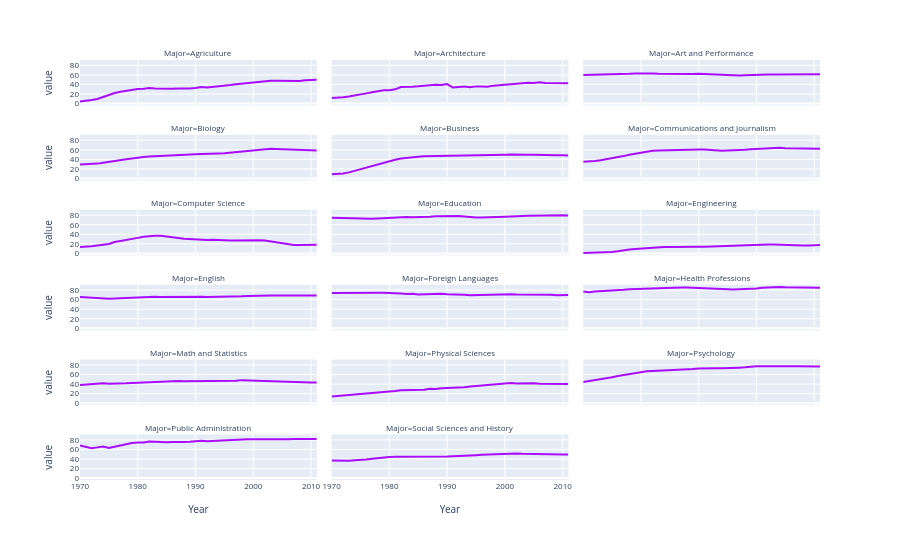

Notebook source saved alongside this figure:
### Code cell
# In plotly, reshaping the array

df_melt = degree_gender_ratio.melt(id_vars='Year', var_name="Major", value_name='value', value_vars=[x for x in degree_gender_ratio.columns[1:]])
fig=px.line(df_melt, x='Year', y='value',facet_col="Major",facet_col_wrap = 3, color_discrete_sequence=px.colors.qualitative.Alphabet)
fig.update_layout(
    font_size=8
)

### Figure 1 — Plotly figure (JSON) as saved in the notebook; plotly's stock layout.template omitted (floating-point values rounded to 4 significant figures)
{"data": [{"hovertemplate": "Major=Agriculture<br>Year=%{x}<br>value=%{y}<extra></extra>", "legendgroup": "", "line": {"color": "#AA0DFE", "dash": "solid"}, "marker": {"symbol": "circle"}, "mode": "lines", "name": "", "orientation": "v", "showlegend": false, "type": "scatter", "x": [1970, 1971, 1972, 1973, 1974, 1975, 1976, 1977, 1978, 1979, 1980, 1981, 1982, 1983, 1984, 1985, 1986, 1987, 1988, 1989, 1990, 1991, 1992, 1993, 1994, 1995, 1996, 1997, 1998, 1999, 2000, 2001, 2002, 2003, 2004, 2005, 2006, 2007, 2008, 2009, 2010, 2011], "xaxis": "x16", "y": [4.23, 5.453, 7.421, 9.654, 14.07, 18.33, 22.25, 24.64, 27.15, 29.63, 30.76, 31.32, 32.64, 31.64, 31.09, 31.38, 31.2, 31.49, 31.09, 31.61, 32.7, 34.71, 33.93, 34.95, 36.03, 36.84, 38.97, 40.69, 41.91, 42.89, 45.06, 45.87, 47.13, 47.94, 47.89, 47.67, 46.79, 47.61, 47.57, 48.67, 48.73, 50.04], "yaxis": "y16"}, {"hovertemplate": "Major=Architecture<br>Year=%{x}<br>value=%{y}<extra></extra>", "legendgroup": "", "line": {"color": "#AA0DFE", "dash": "solid"}, "marker": {"symbol": "circle"}, "mode": "lines", "name": "", "orientation": "v", "showlegend": false, "type": "scatter", "x": [1970, 1971, 1972, 1973, 1974, 1975, 1976, 1977, 1978, 1979, 1980, 1981, 1982, 1983, 1984, 1985, 1986, 1987, 1988, 1989, 1990, 1991, 1992, 1993, 1994, 1995, 1996, 1997, 1998, 1999, 2000, 2001, 2002, 2003, 2004, 2005, 2006, 2007, 2008, 2009, 2010, 2011], "xaxis": "x17", "y": [11.92, 12.0, 13.21, 14.79, 17.44, 19.13, 21.39, 23.74, 25.85, 27.77, 28.08, 29.84, 34.82, 35.83, 35.45, 36.13, 37.24, 38.73, 39.4, 39.1, 40.82, 33.68, 35.2, 35.78, 34.43, 36.06, 35.93, 35.1, 37.6, 38.63, 40.02, 40.69, 41.13, 42.76, 43.47, 43.1, 44.5, 43.1, 42.71, 43.35, 42.07, 42.77], "yaxis": "y17"}, {"hovertemplate": "Major=Art and Performance<br>Year=%{x}<br>value=%{y}<extra></extra>", "legendgroup": "", "line": {"color": "#AA0DFE", "dash": "solid"}, "marker": {"symbol": "circle"}, "mode": "lines", "name": "", "orientation": "v", "showlegend": false, "type": "scatter", "x": [1970, 1971, 1972, 1973, 1974, 1975, 1976, 1977, 1978, 1979, 1980, 1981, 1982, 1983, 1984, 1985, 1986, 1987, 1988, 1989, 1990, 1991, 1992, 1993, 1994, 1995, 1996, 1997, 1998, 1999, 2000, 2001, 2002, 2003, 2004, 2005, 2006, 2007, 2008, 2009, 2010, 2011], "xaxis": "x18", "y": [59.7, 59.9, 60.4, 60.2, 61.9, 60.9, 61.3, 62.0, 62.5, 63.2, 63.4, 63.3, 63.1, 62.4, 62.1, 61.8, 62.1, 61.7, 61.7, 62.0, 62.6, 62.1, 61.0, 60.2, 59.4, 59.2, 58.6, 58.7, 59.1, 59.2, 59.2, 59.4, 60.9, 61.1, 61.3, 61.4, 61.6, 61.4, 60.7, 61.0, 61.3, 61.2], "yaxis": "y18"}, {"hovertemplate": "Major=Biology<br>Year=%{x}<br>value=%{y}<extra></extra>", "legendgroup": "", "line": {"color": "#AA0DFE", "dash": "solid"}, "marker": {"symbol": "circle"}, "mode": "lines", "name": "", "orientation": "v", "showlegend": false, "type": "scatter", "x": [1970, 1971, 1972, 1973, 1974, 1975, 1976, 1977, 1978, 1979, 1980, 1981, 1982, 1983, 1984, 1985, 1986, 1987, 1988, 1989, 1990, 1991, 1992, 1993, 1994, 1995, 1996, 1997, 1998, 1999, 2000, 2001, 2002, 2003, 2004, 2005, 2006, 2007, 2008, 2009, 2010, 2011], "xaxis": "x13", "y": [29.09, 29.39, 29.81, 31.15, 33.0, 34.45, 36.07, 38.33, 40.11, 42.07, 44.0, 45.25, 45.97, 46.71, 47.67, 47.91, 48.3, 50.21, 50.1, 50.77, 50.82, 51.47, 51.35, 51.12, 52.25, 52.6, 53.79, 55.0, 56.35, 58.23, 59.39, 60.71, 61.9, 62.17, 61.91, 61.5, 60.17, 59.41, 59.31, 58.49, 59.01, 58.74], "yaxis": "y13"}, {"hovertemplate": "Major=Business<br>Year=%{x}<br>value=%{y}<extra></extra>", "legendgroup": "", "line": {"color": "#AA0DFE", "dash": "solid"}, "marker": {"symbol": "circle"}, "mode": "lines", "name": "", "orientation": "v", "showlegend": false, "type": "scatter", "x": [1970, 1971, 1972, 1973, 1974, 1975, 1976, 1977, 1978, 1979, 1980, 1981, 1982, 1983, 1984, 1985, 1986, 1987, 1988, 1989, 1990, 1991, 1992, 1993, 1994, 1995, 1996, 1997, 1998, 1999, 2000, 2001, 2002, 2003, 2004, 2005, 2006, 2007, 2008, 2009, 2010, 2011], "xaxis": "x14", "y": [9.064, 9.503, 10.56, 12.8, 16.2, 19.69, 23.43, 27.16, 30.53, 33.62, 36.77, 39.27, 41.95, 43.54, 45.12, 45.75, 46.53, 46.69, 46.76, 46.78, 47.2, 47.22, 47.22, 47.64, 47.98, 48.57, 48.65, 48.56, 49.26, 49.81, 49.8, 50.28, 50.55, 50.35, 49.95, 49.79, 49.21, 49.0, 48.89, 48.84, 48.76, 48.18], "yaxis": "y14"}, {"hovertemplate": "Major=Communications and Journalism<br>Year=%{x}<br>value=%{y}<extra></extra>", "legendgroup": "", "line": {"color": "#AA0DFE", "dash": "solid"}, "marker": {"symbol": "circle"}, "mode": "lines", "name": "", "orientation": "v", "showlegend": false, "type": "scatter", "x": [1970, 1971, 1972, 1973, 1974, 1975, 1976, 1977, 1978, 1979, 1980, 1981, 1982, 1983, 1984, 1985, 1986, 1987, 1988, 1989, 1990, 1991, 1992, 1993, 1994, 1995, 1996, 1997, 1998, 1999, 2000, 2001, 2002, 2003, 2004, 2005, 2006, 2007, 2008, 2009, 2010, 2011], "xaxis": "x15", "y": [35.3, 35.5, 36.6, 38.4, 40.5, 41.5, 44.3, 46.9, 49.9, 52.3, 54.7, 56.4, 58.0, 58.6, 59.1, 59.0, 60.0, 60.2, 60.4, 60.5, 60.8, 60.8, 59.7, 58.7, 58.1, 58.8, 58.7, 60.0, 60.0, 61.2, 61.9, 63.0, 63.7, 64.6, 64.2, 63.4, 63.0, 62.5, 62.4, 62.8, 62.5, 62.2], "yaxis": "y15"}, {"hovertemplate": "Major=Computer Science<br>Year=%{x}<br>value=%{y}<extra></extra>", "legendgroup": "", "line": {"color": "#AA0DFE", "dash": "solid"}, "marker": {"symbol": "circle"}, "mode": "lines", "name": "", "orientation": "v", "showlegend": false, "type": "scatter", "x": [1970, 1971, 1972, 1973, 1974, 1975, 1976, 1977, 1978, 1979, 1980, 1981, 1982, 1983, 1984, 1985, 1986, 1987, 1988, 1989, 1990, 1991, 1992, 1993, 1994, 1995, 1996, 1997, 1998, 1999, 2000, 2001, 2002, 2003, 2004, 2005, 2006, 2007, 2008, 2009, 2010, 2011], "xaxis": "x10", "y": [13.6, 13.6, 14.9, 16.4, 18.9, 19.8, 23.9, 25.7, 28.1, 30.2, 32.5, 34.8, 36.3, 37.1, 36.8, 35.7, 34.7, 32.4, 30.8, 29.9, 29.4, 28.7, 28.2, 28.5, 28.5, 27.5, 27.1, 26.8, 27.0, 28.1, 27.7, 27.6, 27.0, 25.1, 22.2, 20.6, 18.6, 17.6, 17.8, 18.1, 17.6, 18.2], "yaxis": "y10"}, {"hovertemplate": "Major=Education<br>Year=%{x}<br>value=%{y}<extra></extra>", "legendgroup": "", "line": {"color": "#AA0DFE", "dash": "solid"}, "marker": {"symbol": "circle"}, "mode": "lines", "name": "", "orientation": "v", "showlegend": false, "type": "scatter", "x": [1970, 1971, 1972, 1973, 1974, 1975, 1976, 1977, 1978, 1979, 1980, 1981, 1982, 1983, 1984, 1985, 1986, 1987, 1988, 1989, 1990, 1991, 1992, 1993, 1994, 1995, 1996, 1997, 1998, 1999, 2000, 2001, 2002, 2003, 2004, 2005, 2006, 2007, 2008, 2009, 2010, 2011], "xaxis": "x11", "y": [74.54, 74.15, 73.55, 73.5, 73.34, 72.8, 72.17, 72.46, 73.19, 73.82, 74.98, 75.85, 75.84, 75.95, 75.87, 75.92, 76.14, 76.96, 77.63, 78.11, 78.87, 78.99, 78.44, 77.27, 75.81, 75.13, 75.04, 75.16, 75.49, 75.84, 76.69, 77.38, 78.64, 78.54, 78.65, 79.07, 78.69, 78.72, 79.2, 79.53, 79.62, 79.43], "yaxis": "y11"}, {"hovertemplate": "Major=Engineering<br>Year=%{x}<br>value=%{y}<extra></extra>", "legendgroup": "", "line": {"color": "#AA0DFE", "dash": "solid"}, "marker": {"symbol": "circle"}, "mode": "lines", "name": "", "orientation": "v", "showlegend": false, "type": "scatter", "x": [1970, 1971, 1972, 1973, 1974, 1975, 1976, 1977, 1978, 1979, 1980, 1981, 1982, 1983, 1984, 1985, 1986, 1987, 1988, 1989, 1990, 1991, 1992, 1993, 1994, 1995, 1996, 1997, 1998, 1999, 2000, 2001, 2002, 2003, 2004, 2005, 2006, 2007, 2008, 2009, 2010, 2011], "xaxis": "x12", "y": [0.8, 1.0, 1.2, 1.6, 2.2, 3.2, 4.5, 6.8, 8.4, 9.4, 10.3, 11.6, 12.4, 13.1, 13.5, 13.5, 13.9, 14.0, 13.9, 14.1, 14.1, 14.0, 14.5, 14.9, 15.7, 16.2, 16.7, 17.0, 17.8, 18.6, 18.4, 19.0, 18.7, 18.8, 18.2, 17.9, 16.8, 16.8, 16.5, 16.8, 17.2, 17.5], "yaxis": "y12"}, {"hovertemplate": "Major=English<br>Year=%{x}<br>value=%{y}<extra></extra>", "legendgroup": "", "line": {"color": "#AA0DFE", "dash": "solid"}, "marker": {"symbol": "circle"}, "mode": "lines", "name": "", "orientation": "v", "showlegend": false, "type": "scatter", "x": [1970, 1971, 1972, 1973, 1974, 1975, 1976, 1977, 1978, 1979, 1980, 1981, 1982, 1983, 1984, 1985, 1986, 1987, 1988, 1989, 1990, 1991, 1992, 1993, 1994, 1995, 1996, 1997, 1998, 1999, 2000, 2001, 2002, 2003, 2004, 2005, 2006, 2007, 2008, 2009, 2010, 2011], "xaxis": "x7", "y": [65.57, 64.56, 63.66, 62.94, 62.41, 61.65, 62.15, 62.72, 63.62, 65.09, 65.28, 65.84, 65.85, 65.92, 65.75, 65.8, 65.98, 66.71, 67.14, 67.02, 66.92, 66.24, 65.62, 65.73, 65.64, 65.94, 66.44, 66.79, 67.26, 67.82, 68.37, 68.58, 68.83, 68.89, 68.45, 68.57, 68.3, 67.87, 67.59, 67.97, 67.93, 68.43], "yaxis": "y7"}, {"hovertemplate": "Major=Foreign Languages<br>Year=%{x}<br>value=%{y}<extra></extra>", "legendgroup": "", "line": {"color": "#AA0DFE", "dash": "solid"}, "marker": {"symbol": "circle"}, "mode": "lines", "name": "", "orientation": "v", "showlegend": false, "type": "scatter", "x": [1970, 1971, 1972, 1973, 1974, 1975, 1976, 1977, 1978, 1979, 1980, 1981, 1982, 1983, 1984, 1985, 1986, 1987, 1988, 1989, 1990, 1991, 1992, 1993, 1994, 1995, 1996, 1997, 1998, 1999, 2000, 2001, 2002, 2003, 2004, 2005, 2006, 2007, 2008, 2009, 2010, 2011], "xaxis": "x8", "y": [73.8, 73.9, 74.6, 74.9, 75.3, 75.0, 74.4, 74.3, 74.3, 74.2, 74.1, 73.9, 72.7, 71.8, 72.1, 70.8, 71.2, 72.0, 72.3, 72.4, 71.2, 71.1, 71.0, 70.0, 69.1, 69.6, 69.7, 70.0, 70.1, 70.9, 70.9, 71.2, 70.5, 70.6, 70.8, 69.9, 69.6, 70.2, 70.2, 69.3, 69.0, 69.5], "yaxis": "y8"}, {"hovertemplate": "Major=Health Professions<br>Year=%{x}<br>value=%{y}<extra></extra>", "legendgroup": "", "line": {"color": "#AA0DFE", "dash": "solid"}, "marker": {"symbol": "circle"}, "mode": "lines", "name": "", "orientation": "v", "showlegend": false, "type": "scatter", "x": [1970, 1971, 1972, 1973, 1974, 1975, 1976, 1977, 1978, 1979, 1980, 1981, 1982, 1983, 1984, 1985, 1986, 1987, 1988, 1989, 1990, 1991, 1992, 1993, 1994, 1995, 1996, 1997, 1998, 1999, 2000, 2001, 2002, 2003, 2004, 2005, 2006, 2007, 2008, 2009, 2010, 2011], "xaxis": "x9", "y": [77.1, 75.5, 76.9, 77.4, 77.9, 78.9, 79.2, 80.5, 81.9, 82.3, 83.5, 84.1, 84.4, 84.6, 85.1, 85.3, 85.7, 85.5, 85.2, 84.6, 83.9, 83.5, 83.0, 82.4, 81.8, 81.5, 81.3, 81.9, 82.1, 83.5, 83.5, 85.1, 85.8, 86.5, 86.5, 86.0, 85.9, 85.4, 85.2, 85.1, 85.0, 84.8], "yaxis": "y9"}, {"hovertemplate": "Major=Math and Statistics<br>Year=%{x}<br>value=%{y}<extra></extra>", "legendgroup": "", "line": {"color": "#AA0DFE", "dash": "solid"}, "marker": {"symbol": "circle"}, "mode": "lines", "name": "", "orientation": "v", "showlegend": false, "type": "scatter", "x": [1970, 1971, 1972, 1973, 1974, 1975, 1976, 1977, 1978, 1979, 1980, 1981, 1982, 1983, 1984, 1985, 1986, 1987, 1988, 1989, 1990, 1991, 1992, 1993, 1994, 1995, 1996, 1997, 1998, 1999, 2000, 2001, 2002, 2003, 2004, 2005, 2006, 2007, 2008, 2009, 2010, 2011], "xaxis": "x4", "y": [38.0, 39.0, 40.2, 40.9, 41.8, 40.7, 41.5, 41.1, 41.6, 42.3, 42.8, 43.2, 44.0, 44.3, 46.2, 46.5, 46.7, 46.5, 46.2, 46.2, 47.3, 47.0, 47.4, 46.4, 47.0, 46.1, 46.4, 47.0, 48.3, 47.8, 48.2, 47.0, 45.7, 46.0, 44.7, 45.1, 44.1, 44.1, 43.3, 43.3, 43.1, 43.1], "yaxis": "y4"}, {"hovertemplate": "Major=Physical Sciences<br>Year=%{x}<br>value=%{y}<extra></extra>", "legendgroup": "", "line": {"color": "#AA0DFE", "dash": "solid"}, "marker": {"symbol": "circle"}, "mode": "lines", "name": "", "orientation": "v", "showlegend": false, "type": "scatter", "x": [1970, 1971, 1972, 1973, 1974, 1975, 1976, 1977, 1978, 1979, 1980, 1981, 1982, 1983, 1984, 1985, 1986, 1987, 1988, 1989, 1990, 1991, 1992, 1993, 1994, 1995, 1996, 1997, 1998, 1999, 2000, 2001, 2002, 2003, 2004, 2005, 2006, 2007, 2008, 2009, 2010, 2011], "xaxis": "x5", "y": [13.8, 14.9, 14.8, 16.5, 18.2, 19.1, 20.0, 21.3, 22.5, 23.7, 24.6, 25.7, 27.3, 27.6, 28.0, 27.5, 28.4, 30.4, 29.7, 31.3, 31.6, 32.6, 32.6, 33.6, 34.8, 35.9, 37.3, 38.3, 39.7, 40.2, 41.0, 42.2, 41.1, 41.7, 42.1, 41.6, 40.8, 40.7, 40.7, 40.7, 40.2, 40.1], "yaxis": "y5"}, {"hovertemplate": "Major=Psychology<br>Year=%{x}<br>value=%{y}<extra></extra>", "legendgroup": "", "line": {"color": "#AA0DFE", "dash": "solid"}, "marker": {"symbol": "circle"}, "mode": "lines", "name": "", "orientation": "v", "showlegend": false, "type": "scatter", "x": [1970, 1971, 1972, 1973, 1974, 1975, 1976, 1977, 1978, 1979, 1980, 1981, 1982, 1983, 1984, 1985, 1986, 1987, 1988, 1989, 1990, 1991, 1992, 1993, 1994, 1995, 1996, 1997, 1998, 1999, 2000, 2001, 2002, 2003, 2004, 2005, 2006, 2007, 2008, 2009, 2010, 2011], "xaxis": "x6", "y": [44.4, 46.2, 47.6, 50.4, 52.6, 54.5, 56.9, 59.0, 61.3, 63.3, 65.1, 66.9, 67.5, 67.9, 68.2, 69.0, 69.0, 70.1, 70.9, 71.6, 72.6, 73.2, 73.2, 73.1, 72.9, 73.0, 73.9, 74.4, 75.1, 76.5, 77.5, 77.5, 77.7, 77.8, 77.8, 77.5, 77.4, 77.1, 77.2, 77.1, 77.0, 76.7], "yaxis": "y6"}, {"hovertemplate": "Major=Public Administration<br>Year=%{x}<br>value=%{y}<extra></extra>", "legendgroup": "", "line": {"color": "#AA0DFE", "dash": "solid"}, "marker": {"symbol": "circle"}, "mode": "lines", "name": "", "orientation": "v", "showlegend": false, "type": "scatter", "x": [1970, 1971, 1972, 1973, 1974, 1975, 1976, 1977, 1978, 1979, 1980, 1981, 1982, 1983, 1984, 1985, 1986, 1987, 1988, 1989, 1990, 1991, 1992, 1993, 1994, 1995, 1996, 1997, 1998, 1999, 2000, 2001, 2002, 2003, 2004, 2005, 2006, 2007, 2008, 2009, 2010, 2011], "xaxis": "x", "y": [68.4, 65.5, 62.6, 64.3, 66.1, 63.0, 65.6, 69.3, 71.5, 73.3, 74.6, 74.7, 76.8, 76.1, 75.9, 75.0, 75.7, 76.4, 75.6, 76.0, 77.6, 78.2, 77.3, 78.0, 78.8, 78.8, 79.8, 81.0, 81.3, 81.1, 81.1, 80.9, 81.3, 81.5, 80.7, 81.2, 81.2, 82.1, 81.7, 82.0, 81.7, 81.9], "yaxis": "y"}, {"hovertemplate": "Major=Social Sciences and History<br>Year=%{x}<br>value=%{y}<extra></extra>", "legendgroup": "", "line": {"color": "#AA0DFE", "dash": "solid"}, "marker": {"symbol": "circle"}, "mode": "lines", "name": "", "orientation": "v", "showlegend": false, "type": "scatter", "x": [1970, 1971, 1972, 1973, 1974, 1975, 1976, 1977, 1978, 1979, 1980, 1981, 1982, 1983, 1984, 1985, 1986, 1987, 1988, 1989, 1990, 1991, 1992, 1993, 1994, 1995, 1996, 1997, 1998, 1999, 2000, 2001, 2002, 2003, 2004, 2005, 2006, 2007, 2008, 2009, 2010, 2011], "xaxis": "x2", "y": [36.8, 36.2, 36.1, 36.4, 37.3, 37.7, 39.2, 40.5, 41.8, 43.6, 44.2, 44.6, 44.6, 44.1, 44.1, 43.8, 44.0, 43.9, 44.4, 44.2, 45.1, 45.5, 45.8, 46.1, 46.8, 47.9, 48.7, 49.2, 50.5, 51.2, 51.8, 51.7, 51.5, 50.9, 50.5, 50.0, 49.8, 49.3, 49.4, 49.4, 49.3, 49.2], "yaxis": "y2"}], "layout": {"annotations": [{"font": {}, "showarrow": false, "text": "Major=Public Administration", "x": 0.16, "xanchor": "center", "xref": "paper", "y": 0.1083, "yanchor": "bottom", "yref": "paper"}, {"font": {}, "showarrow": false, "text": "Major=Social Sciences and History", "x": 0.5, "xanchor": "center", "xref": "paper", "y": 0.1083, "yanchor": "bottom", "yref": "paper"}, {"font": {}, "showarrow": false, "text": "Major=Math and Statistics", "x": 0.16, "xanchor": "center", "xref": "paper", "y": 0.2867, "yanchor": "bottom", "yref": "paper"}, {"font": {}, "showarrow": false, "text": "Major=Physical Sciences", "x": 0.5, "xanchor": "center", "xref": "paper", "y": 0.2867, "yanchor": "bottom", "yref": "paper"}, {"font": {}, "showarrow": false, "text": "Major=Psychology", "x": 0.84, "xanchor": "center", "xref": "paper", "y": 0.2867, "yanchor": "bottom", "yref": "paper"}, {"font": {}, "showarrow": false, "text": "Major=English", "x": 0.16, "xanchor": "center", "xref": "paper", "y": 0.465, "yanchor": "bottom", "yref": "paper"}, {"font": {}, "showarrow": false, "text": "Major=Foreign Languages", "x": 0.5, "xanchor": "center", "xref": "paper", "y": 0.465, "yanchor": "bottom", "yref": "paper"}, {"font": {}, "showarrow": false, "text": "Major=Health Professions", "x": 0.84, "xanchor": "center", "xref": "paper", "y": 0.465, "yanchor": "bottom", "yref": "paper"}, {"font": {}, "showarrow": false, "text": "Major=Computer Science", "x": 0.16, "xanchor": "center", "xref": "paper", "y": 0.6433, "yanchor": "bottom", "yref": "paper"}, {"font": {}, "showarrow": false, "text": "Major=Education", "x": 0.5, "xanchor": "center", "xref": "paper", "y": 0.6433, "yanchor": "bottom", "yref": "paper"}, {"font": {}, "showarrow": false, "text": "Major=Engineering", "x": 0.84, "xanchor": "center", "xref": "paper", "y": 0.6433, "yanchor": "bottom", "yref": "paper"}, {"font": {}, "showarrow": false, "text": "Major=Biology", "x": 0.16, "xanchor": "center", "xref": "paper", "y": 0.8217, "yanchor": "bottom", "yref": "paper"}, {"font": {}, "showarrow": false, "text": "Major=Business", "x": 0.5, "xanchor": "center", "xref": "paper", "y": 0.8217, "yanchor": "bottom", "yref": "paper"}, {"font": {}, "showarrow": false, "text": "Major=Communications and Journalism", "x": 0.84, "xanchor": "center", "xref": "paper", "y": 0.8217, "yanchor": "bottom", "yref": "paper"}, {"font": {}, "showarrow": false, "text": "Major=Agriculture", "x": 0.16, "xanchor": "center", "xref": "paper", "y": 1.0, "yanchor": "bottom", "yref": "paper"}, {"font": {}, "showarrow": false, "text": "Major=Architecture", "x": 0.5, "xanchor": "center", "xref": "paper", "y": 1.0, "yanchor": "bottom", "yref": "paper"}, {"font": {}, "showarrow": false, "text": "Major=Art and Performance", "x": 0.84, "xanchor": "center", "xref": "paper", "y": 1.0, "yanchor": "bottom", "yref": "paper"}], "font": {"size": 8}, "legend": {"tracegroupgap": 0}, "margin": {"t": 60}, "xaxis": {"anchor": "y", "domain": [0, 0.32], "title": {"text": "Year"}}, "xaxis10": {"anchor": "y10", "domain": [0, 0.32], "matches": "x", "showticklabels": false}, "xaxis11": {"anchor": "y11", "domain": [0.34, 0.66], "matches": "x", "showticklabels": false}, "xaxis12": {"anchor": "y12", "domain": [0.68, 1.0], "matches": "x", "showticklabels": false}, "xaxis13": {"anchor": "y13", "domain": [0, 0.32], "matches": "x", "showticklabels": false}, "xaxis14": {"anchor": "y14", "domain": [0.34, 0.66], "matches": "x", "showticklabels": false}, "xaxis15": {"anchor": "y15", "domain": [0.68, 1.0], "matches": "x", "showticklabels": false}, "xaxis16": {"anchor": "y16", "domain": [0, 0.32], "matches": "x", "showticklabels": false}, "xaxis17": {"anchor": "y17", "domain": [0.34, 0.66], "matches": "x", "showticklabels": false}, "xaxis18": {"anchor": "y18", "domain": [0.68, 1.0], "matches": "x", "showticklabels": false}, "xaxis2": {"anchor": "y2", "domain": [0.34, 0.66], "matches": "x", "title": {"text": "Year"}}, "xaxis3": {"anchor": "y3", "domain": [0.68, 1.0], "matches": "x", "title": {"text": "Year"}}, "xaxis4": {"anchor": "y4", "domain": [0, 0.32], "matches": "x", "showticklabels": false}, "xaxis5": {"anchor": "y5", "domain": [0.34, 0.66], "matches": "x", "showticklabels": false}, "xaxis6": {"anchor": "y6", "domain": [0.68, 1.0], "matches": "x", "showticklabels": false}, "xaxis7": {"anchor": "y7", "domain": [0, 0.32], "matches": "x", "showticklabels": false}, "xaxis8": {"anchor": "y8", "domain": [0.34, 0.66], "matches": "x", "showticklabels": false}, "xaxis9": {"anchor": "y9", "domain": [0.68, 1.0], "matches": "x", "showticklabels": false}, "yaxis": {"anchor": "x", "domain": [0, 0.1083], "title": {"text": "value"}}, "yaxis10": {"anchor": "x10", "domain": [0.535, 0.6433], "matches": "y", "title": {"text": "value"}}, "yaxis11": {"anchor": "x11", "domain": [0.535, 0.6433], "matches": "y", "showticklabels": false}, "yaxis12": {"anchor": "x12", "domain": [0.535, 0.6433], "matches": "y", "showticklabels": false}, "yaxis13": {"anchor": "x13", "domain": [0.7133, 0.8217], "matches": "y", "title": {"text": "value"}}, "yaxis14": {"anchor": "x14", "domain": [0.7133, 0.8217], "matches": "y", "showticklabels": false}, "yaxis15": {"anchor": "x15", "domain": [0.7133, 0.8217], "matches": "y", "showticklabels": false}, "yaxis16": {"anchor": "x16", "domain": [0.8917, 1.0], "matches": "y", "title": {"text": "value"}}, "yaxis17": {"anchor": "x17", "domain": [0.8917, 1.0], "matches": "y", "showticklabels": false}, "yaxis18": {"anchor": "x18", "domain": [0.8917, 1.0], "matches": "y", "showticklabels": false}, "yaxis2": {"anchor": "x2", "domain": [0, 0.1083], "matches": "y", "showticklabels": false}, "yaxis3": {"anchor": "x3", "domain": [0, 0.1083], "matches": "y", "showticklabels": false}, "yaxis4": {"anchor": "x4", "domain": [0.1783, 0.2867], "matches": "y", "title": {"text": "value"}}, "yaxis5": {"anchor": "x5", "domain": [0.1783, 0.2867], "matches": "y", "showticklabels": false}, "yaxis6": {"anchor": "x6", "domain": [0.1783, 0.2867], "matches": "y", "showticklabels": false}, "yaxis7": {"anchor": "x7", "domain": [0.3567, 0.465], "matches": "y", "title": {"text": "value"}}, "yaxis8": {"anchor": "x8", "domain": [0.3567, 0.465], "matches": "y", "showticklabels": false}, "yaxis9": {"anchor": "x9", "domain": [0.3567, 0.465], "matches": "y", "showticklabels": false}}}
